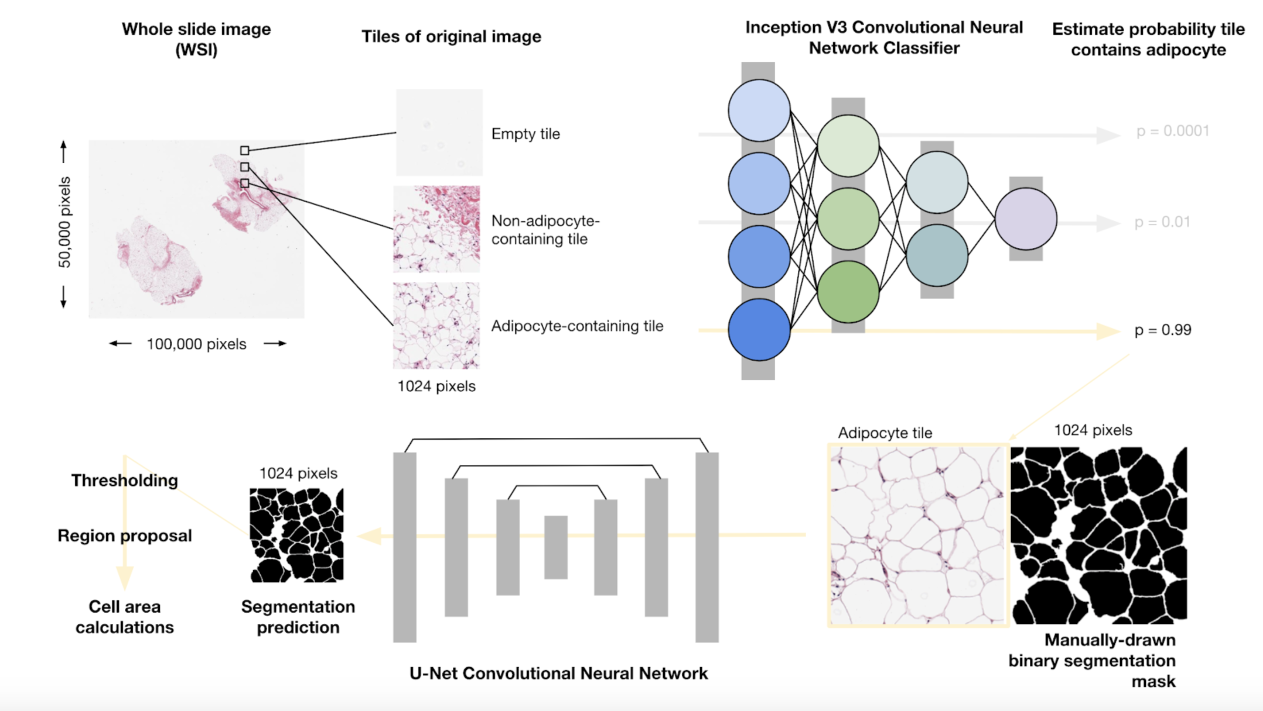
#> input picture overview.png, 2526 x 1422 px, given in place of m006_SC_ (4).tif, which was not available (shown at 1/2 size)
$ jupyter execute --allow-errors U_net_gtex_ndog_predictions.ipynb   (older library calls are emulated)   (text cells are left out)
#> lines starting #> are read from the running program, lines starting #| are printed output that depends on the picture; pictures that were not available may be replaced by others from this repository, and a replacement may not be noted
### src/utils/runtime.py
from keras.backend.tensorflow_backend import set_session
import os, psutil
import tensorflow as tf
import sys

def funcname():
    return sys._getframe(1).f_code.co_name

def memory_usage():
	proc = psutil.Process(os.getpid())
	return float(proc.memory_info().rss) / (10**9)

def gpu_selection(visible_devices="0", memory_fraction=1):
	os.environ["CUDA_VISIBLE_DEVICES"] = visible_devices
	config = tf.ConfigProto()
	config.gpu_options.per_process_gpu_memory_fraction = memory_fraction
	set_session(tf.Session(config=config))

### notebooks/U_net_gtex_ndog_predictions.ipynb
[cell 1]
import matplotlib.pyplot as plt
import numpy as np
import tifffile as tiff
import keras.backend as K
from keras.metrics import binary_crossentropy
from math import sqrt
from skimage.transform import resize
import logging
import sys
import tensorflow as tf
import sys; #sys.path.append('../')
from src.models.unet_dilation_deep_original import UNet
from src.utils.runtime import gpu_selection
from src.utils.data import random_transforms
from src.utils.model import dice_coef, jaccard_coef
import cv2
import numpy as np
import cv2
import glob
import random
from matplotlib.image import imsave
import mahotas as mh
from scipy import ndimage
from skimage.measure import regionprops
import matplotlib.pyplot as plt
import seaborn as sns

from src.utils.model import dice_coef, jaccard_coef,tru_pos,fls_pos,tru_neg,fls_neg


sns.set_style("whitegrid", {'axes.grid' : False})

[cell 2]
# ndog_mont_img = np.load('gtex_montage/gtex_montage_img2_trn.npy')

[cell 3]
# plt.figure(figsize=(15,20))
# plt.imshow(ndog_mont_img,cmap='gray')

[cell 4]
# ndog_mont_msk = np.load('gtex_montage/gtex_montage_msk2_trn.npy')
# plt.figure(figsize=(15,20))
# plt.imshow(ndog_mont_msk,cmap='gray')

[cell 5]
import keras

#> (a cell that did not finish here is left out)

[cell 7]
gpu_selection(visible_devices="0")
#> (the call stopped at in gpu_selection, `config = tf.ConfigProto()`: tensorflow is not available in this run)
#> (the rest of this cell did not finish here and is left out)

#> (a cell that did not finish here is left out)

[cell 9]
import pandas as pd

#> (the rest of this cell did not finish here and is left out)

#> (a cell that did not finish here is left out)

[cell 11]
#adipocyte_tiles = adipocyte_tiles[adipocyte_tiles['sampleID'] !='ImageCollection'].reset_index()

[cell 12]
def norm_img(img,mean,std):
    out=[]
    test_sample = np.array(img,np.float32)
    test_sample= (test_sample - mean) / (std + 1e-10)
    out.append(test_sample)
    out=np.array(out)
    return(out)

[cell 13]
def predict_areas(prd_batch,label):
    #prd_batch = prd_batch[0] > 0.20
    #img = np.array(prd_batch * 255,dtype='uint8')
    #T = mh.thresholding.otsu(img)
    if label =='NDOG':
        blobs = np.where(prd_batch[0]>0.1,0, 1)
    else:
        blobs = np.where(prd_batch[0] > 0.80, 0, 1)
    blobs = np.array(cv2.erode((blobs *1.0).astype(np.float32),np.ones((3,3))),dtype='int8')
    blobs = ndimage.morphology.binary_fill_holes(blobs,structure=np.ones((5,5))).astype(int)
    labels, no_objects = ndimage.label(blobs)
    props = regionprops(blobs)
    labelled=ndimage.label(blobs)
    resh_labelled=labelled[0].reshape((img.shape[0],img.shape[1])) #labelled is a tuple: only the first element matters
    props=regionprops(resh_labelled)
    size={i:props[i].area for i in range (0, no_objects)}
    no_of_cells=(sum(i > 200 and i < 100000 for i in size.values()))
    areas=[i for i in size.values() if i >= 200 and i <= 100000]
    areas=np.array(areas)
    return(blobs,np.median(areas),np.mean(areas),np.std(areas),no_of_cells)

[cell 14]
from skimage import img_as_uint
import time
start = time.time()

out_batch=[]
j=1
#> (the rest of this cell did not finish here and is left out)

#> (a cell that did not finish here is left out)

#> (a cell that did not finish here is left out)

#> (a cell that did not finish here is left out)

#> (a cell that did not finish here is left out)

#> (a cell that did not finish here is left out)

#> (a cell that did not finish here is left out)

[cell 21]
img = cv2.imread('/well/lindgren/craig/Julius_histology/m006/m006_SC_ (4).tif',0)
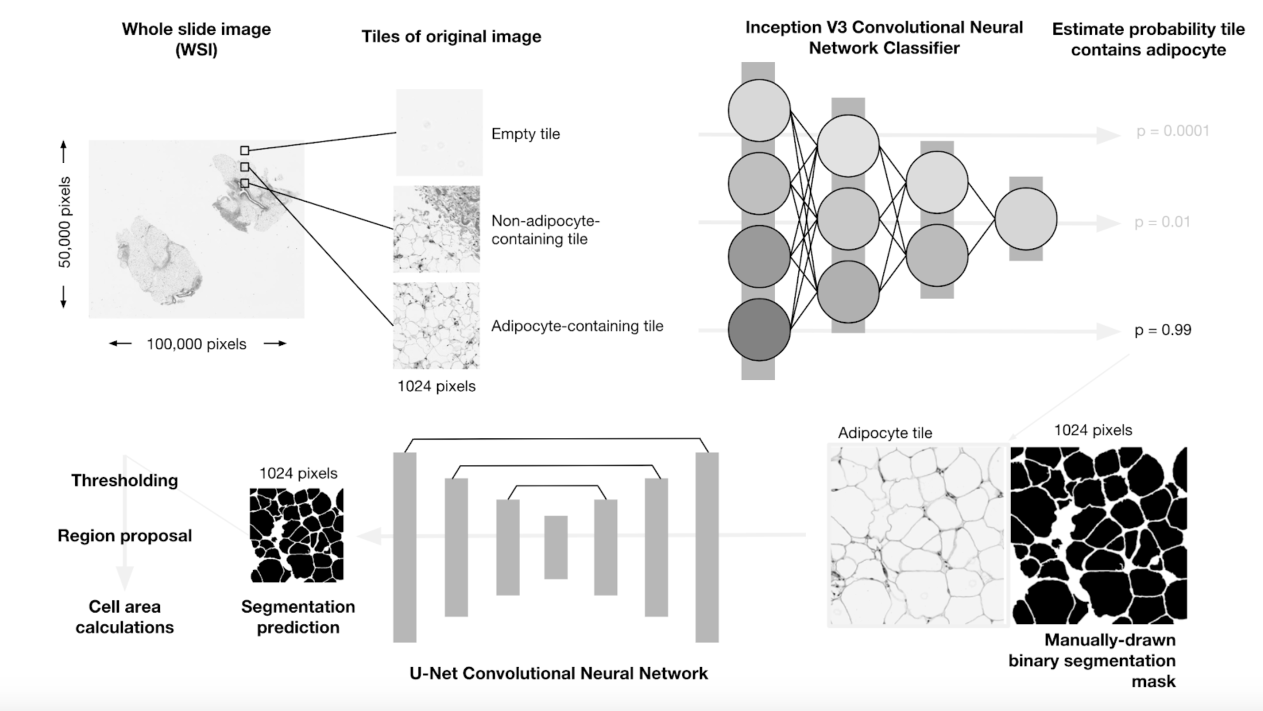
#> img: shape (1422, 2526) (shown at 1/2 size); min 0, max 255, mean 233.9
img = cv2.resize(img, (1024,1024))
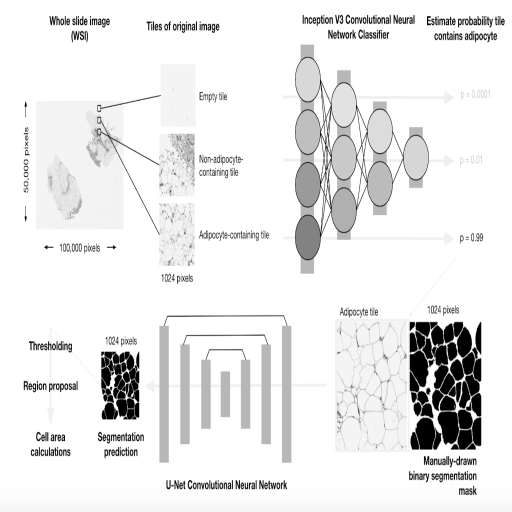
#> img: shape (1024, 1024) (shown at 1/2 size); min 0, max 255, mean 233.9
img_mean, img_stdev = np.mean(img), np.std(img)
#> img_mean = 233.9; img_stdev = 55.51
normalised_img = norm_img(img,img_mean,img_stdev)
#> (the rest of this cell did not finish here and is left out)

$ run again, on example_tiles/10200-23800_GTEX-18A6Q_Adipose-Subcutaneous.jpg
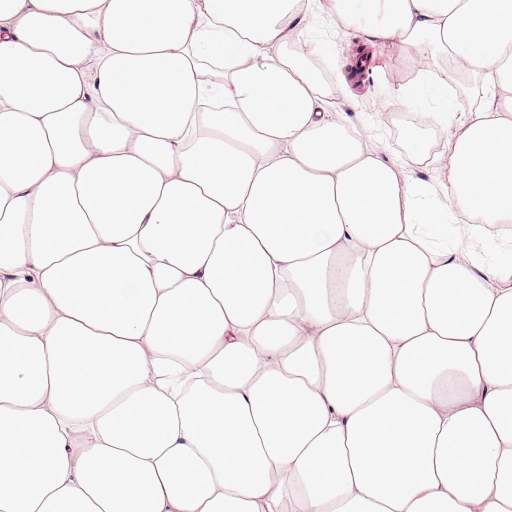
#> input picture example_tiles/10200-23800_GTEX-18A6Q_Adipose-Subcutaneous.jpg, 1024 x 1024 px, given in place of m006_SC_ (4).tif, which was not available (shown at 1/2 size)
#> `img = cv2.imread('/well/lindgren/craig/Julius_histology/m006/m006_SC_ ..`:
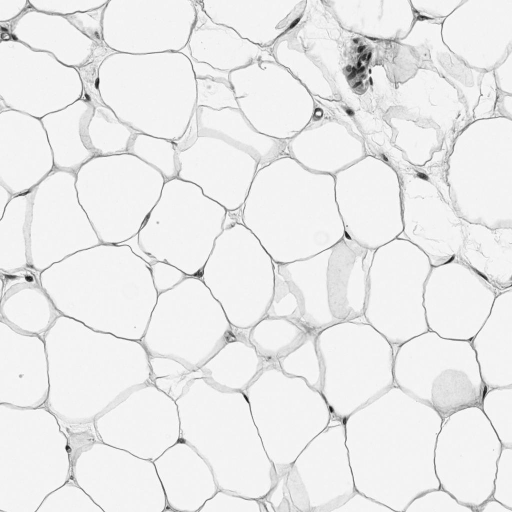
#> img: shape (1024, 1024) (shown at 1/2 size); min 9, max 255, mean 234.8
#> img_mean = 234.8; img_stdev = 22.59

$ run again, on example_tiles/11900-23800_GTEX-11WQC_Adipose-Subcutaneous.jpg
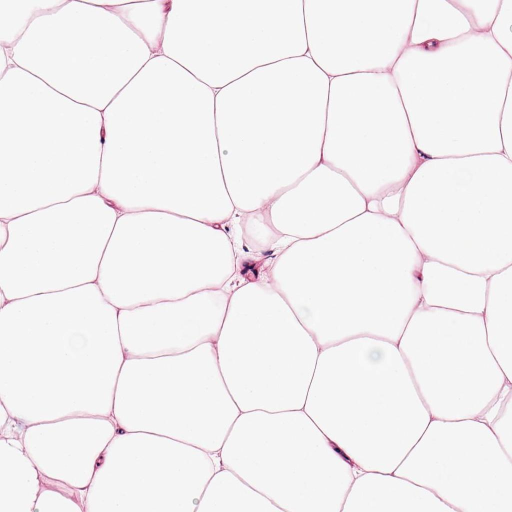
#> input picture example_tiles/11900-23800_GTEX-11WQC_Adipose-Subcutaneous.jpg, 1024 x 1024 px, given in place of m006_SC_ (4).tif, which was not available (shown at 1/2 size)
#> `img = cv2.imread('/well/lindgren/craig/Julius_histology/m006/m006_SC_ ..`:
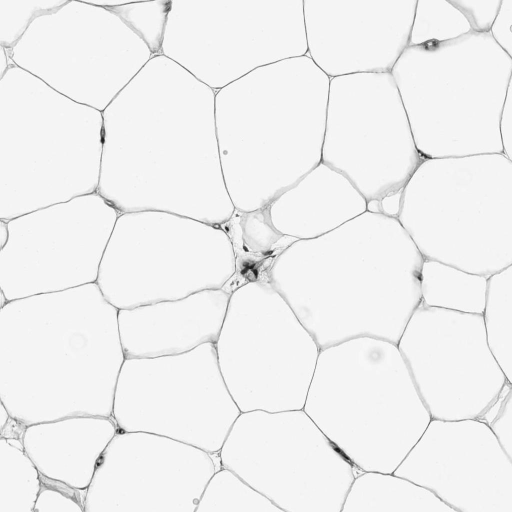
#> img: shape (1024, 1024) (shown at 1/2 size); min 8, max 255, mean 239.5
#> img_mean = 239.5; img_stdev = 17.12
